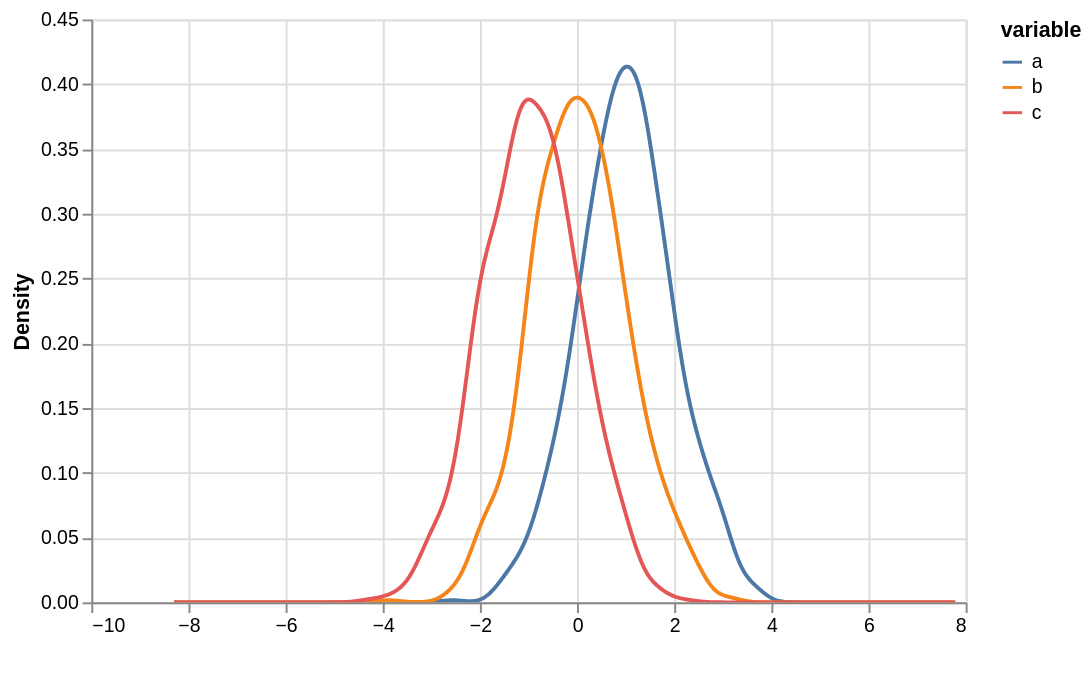

Express this chart as Vega-Lite.
### Vega-Lite specification from a JSON file in a GitHub repository (floating-point values rounded to 4 significant figures; data arrays with more than 128 entries replaced by an {"elided": "..."} marker saying what was removed)
{"mark": "line", "encoding": {"x": {"field": " ", "type": "quantitative"}, "y": {"field": "Density", "type": "quantitative"}, "color": {"field": "variable", "type": "nominal"}}, "$schema": "https://vega.github.io/schema/vega-lite/v2.json", "width": 450, "height": 300, "selection": {"grid": {"type": "interval", "bind": "scales"}}, "data": {"values": {"elided": "3000 records"}}}
